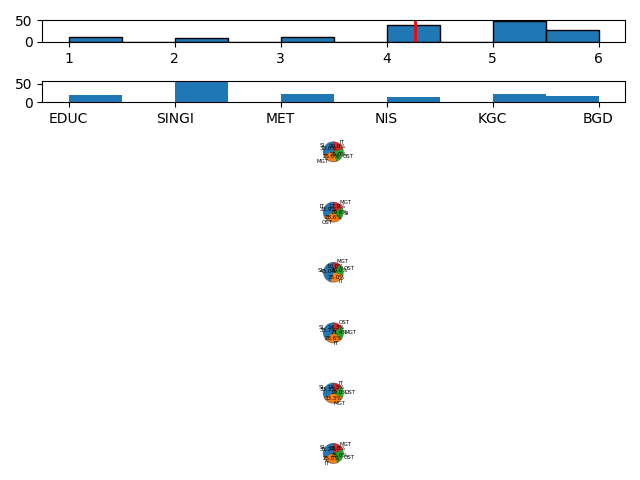

Here is the Python script that generated this plot:
import numpy as np
from matplotlib import pyplot as plt
import pandas as pd

def dz11():
    with open('dz11.csv') as csv_file:
        headers = ["StudentID","Univerzitet", "NivoStudija","StudijskiProgram","Trajanje"]
        df = pd.read_csv(csv_file, names=headers)
        print(df['Trajanje'].array)
        avg_studies_length = np.mean(df['Trajanje'].array)
        print(avg_studies_length)
        avg_per_studies = df.groupby('NivoStudija', as_index=False)['Trajanje'].mean()
        print(avg_per_studies)
        mode_per_studies = df.groupby('StudijskiProgram', as_index=False)['Trajanje'].apply(lambda x: x.value_counts().index[0]).reset_index()
        print(mode_per_studies)
        univerziteti = df['Univerzitet']
        broj_univerziteta = len(univerziteti.unique())
        fig, axs = plt.subplots(2 + broj_univerziteta)
        axs[0].axvline(avg_studies_length, color='red', label='Srednja vrednost trajanja studija',
                    linewidth=2)
        axs[0].hist(df['Trajanje'].array, bins=df['Trajanje'].unique().sort(), edgecolor='black')
        print(univerziteti)
        axs[1].hist(univerziteti)
        i = 2
        for univerzitet in univerziteti.unique():
            row = df[df['Univerzitet'].__eq__(univerzitet)]['StudijskiProgram'].value_counts()
            axs[i].pie(row.values, labels=row.keys(), autopct='%1.1f%%',
                                  shadow=True, startangle=90, textprops={'fontsize': 4})
            axs[i].axis('equal')
            i = i + 1
        plt.tight_layout()
        plt.savefig('dz11.png')
        plt.show()




if __name__ == '__main__':
    dz11()


# Napisati program u Python jeziku koji će naći sledeće:
# • Srednju vrednost trajanja studija na svim studijskim programima,
# • Srednju vrednost trajanja studija na pojedinačnim studijskim programima (BAS; MAS;
# DAS)
# • Najčešću vrednost trajanja studija po pojedinačnim studijskim programima,
# • Najčešću vrednost trajanja studija po univerzitetima,
# • Histogram broja studenata po trajanju studija, za naznačenom srednjom vrednošću,
# • Histogram broja studenata po univerzitetu
# • Pie grafikone raspodele studenata po studijskom programu, po univerzitetu,